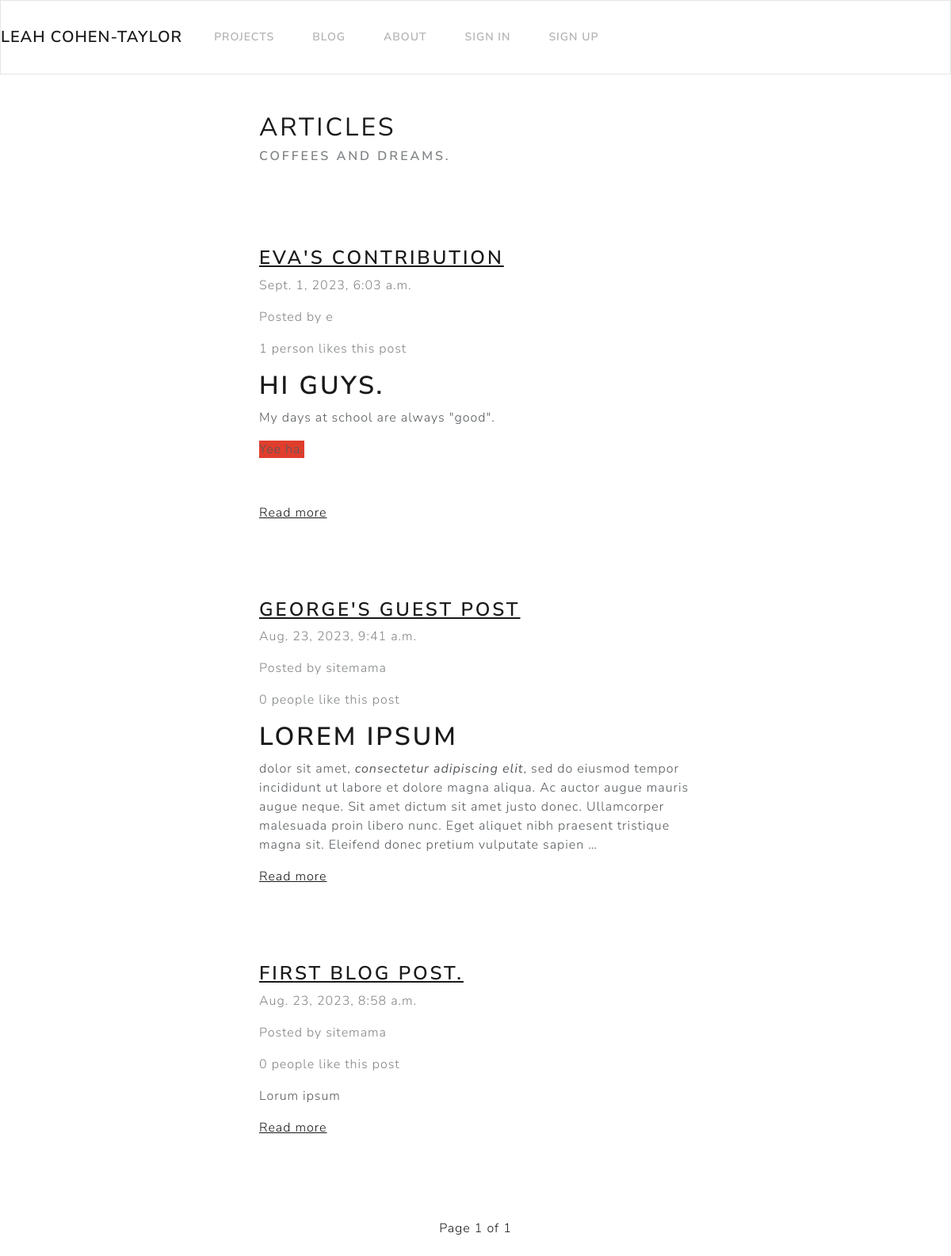
Screenshot of /blog/ with the database file from the repository.
### blog/models.py (models this page shows, shortened)
class Post(models.Model):
    class NewManager(models.Manager):
        def get_queryset(self):
            return super().get_queryset().filter(status='published')
    options = (
        ('draft', 'Draft'),
        ('published', 'Published'),
    )
    title = models.CharField(max_length=255)
    slug = models.SlugField(max_length=255, unique=True, null=False)
    status = models.CharField(max_length=10, choices=options, default='draft')
    content = HTMLField()
    created_on = models.DateTimeField(auto_now_add=True)
    last_modified = models.DateTimeField(auto_now=True)
    categories=models.ManyToManyField('Category', related_name='posts')
    author = models.ForeignKey(User, on_delete=models.CASCADE)
    featured = models.BooleanField(default=False)
    likes = models.ManyToManyField(User, related_name='likes', blank=True)
    objects = models.Manager() #default manager
    newmanager = NewManager() #custom manager
    def get_absolute_url(self):
        return reverse("detail_post", kwargs={"slug": self.slug})
    class Meta:
        ordering = ('-created_on',)

### blog/views.py (the view)
# urls.py: path('', Index.as_view(), name='index'),
class Index(ListView):
    model = Post
    queryset = Post.newmanager.all().order_by('-created_on')
    template_name = 'blog/index.html'
    paginate_by = 5

### blog/templates/blog/index.html (shortened to what this page needs)
{% extends "blog/base.html" %}
{% block page_content %}
<div class="row">
    <div class="col-md-6 col-12 mx-md-auto mx-3 mt-5 mb-5">
        <h1 class="fw-bolder">Articles</h1>
        <h5 class="text-muted">Coffees and dreams.</h5>
    </div>
</div>
{% for post in object_list %}
<div class="row">
    <div class="col-md-6 col-11 mx-md-auto mx-3 mt-5 mb-5">
        <h3 class="fw-bold"><a href="{{ post.get_absolute_url }}">{{ post.title }}</a></h3>
        <p class="text-muted"> {{post.created_on }}</p>
        <p class="text-muted">Posted by {{post.author.username }}</p>
        {% if post.likes.count == 1 %}
            <p class="text-muted">{{ post.likes.count }} person likes this post</p>
        {% else %}
            <p class="text-muted"> {{post.likes.count }} people like this post</p>
        {% endif %}
        <div class="my-3">
            {{ post.content|truncatewords_html:50|safe }}
        </div>
        <a href="{{ post.get_absolute_url }}">Read more</a>
    </div>
</div>
{% endfor %}
<nav>
    <ul class="pagination">
        <div class="mx-auto d-flex flex-row mt-5">
            <li class="page-item">
                <a class="page-link" href="#">
                    Page {{page_obj.number }} of {{page_obj.paginator.num_pages }}
                </a>
            </li>
        </div>
    </ul>
</nav>
{% endblock page_content %}

### rows the page displays
Post: title "EVA'S CONTRIBUTION", created_on "Sept. 1, 2023, 6:03 a.m.", author.username "e", likes.count "1", content "HI GUYS. My days at school are always \"good\". Yee ha."
Post: title "GEORGE'S GUEST POST", created_on "Aug. 23, 2023, 9:41 a.m.", author.username "sitemama", likes.count "0", content "LOREM IPSUM dolor sit amet, consectetur adipiscing elit , sed do eiusmod tempor incididunt ut labore et dolore magna aliqua. Ac auctor augue mauris augue neque. Sit amet dictum sit amet justo donec. Ullamcorper malesuada proin libero nunc. Eget aliquet nibh praesent tristique magna sit. Eleifend donec pretium vulputate sapien …"
Post: title "FIRST BLOG POST.", created_on "Aug. 23, 2023, 8:58 a.m.", author.username "sitemama", likes.count "0", content "Lorum ipsum"

### other values shown
{{ page_obj.number }} "1"
{{ page_obj.paginator.num_pages }} "1"
